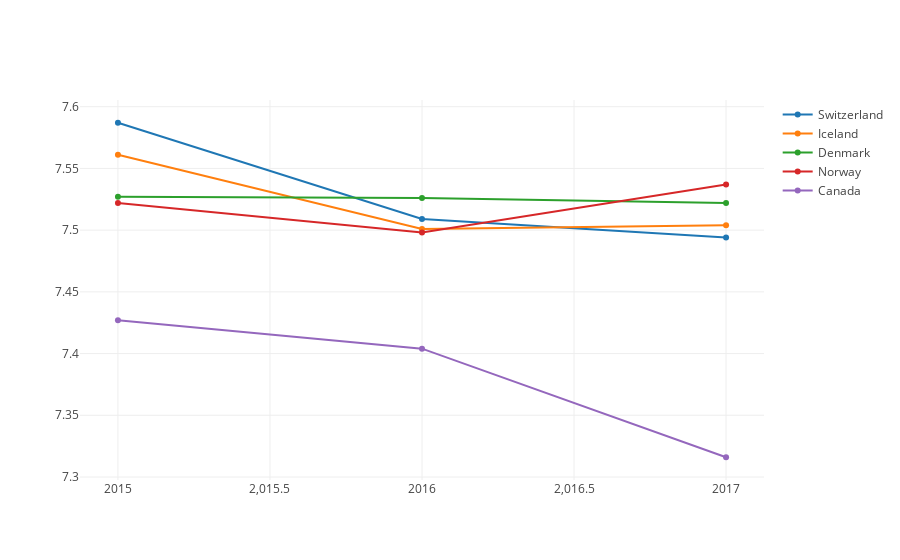
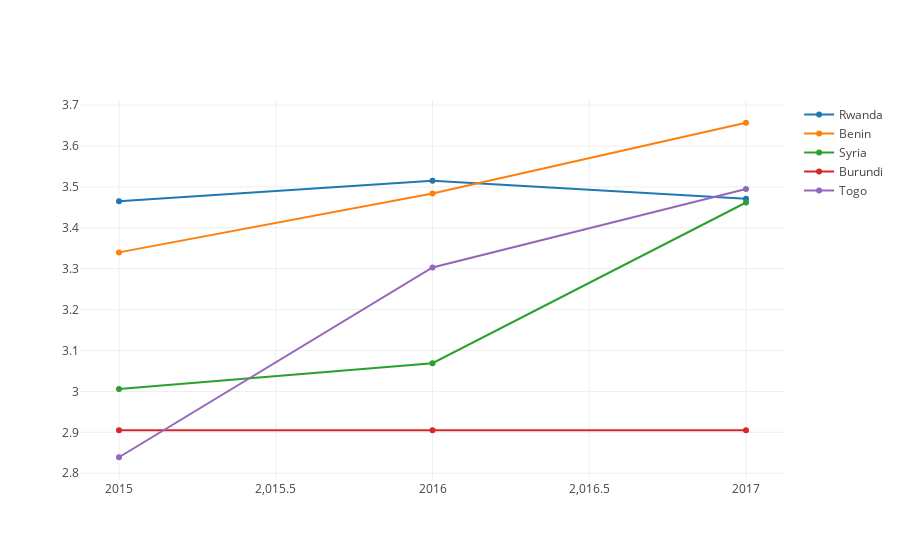

Source (notebook cell) for these figures, in order:
### Code cell
from collections import defaultdict

# compare first and last countries
first_countries = df_2015['Country'].iloc[0:5]
last_countries = df_2015['Country'].iloc[-5:]

first_scores = defaultdict(list)
last_scores = defaultdict(list)

# build dictionary showing change over years
for country in first_countries:
    for y, df in years_dict.items():
        country_data = df.loc[df['Country'] == country]
        first_scores[country].append(country_data['Happiness Score'].values[0])
        
for country in last_countries:
    for y, df in years_dict.items():
        country_data = df.loc[df['Country'] == country]
        last_scores[country].append(country_data['Happiness Score'].values[0])
        

# build line charts
line_charts = []
for country in first_countries:
    data = dict(
        type='scatter',
        name=country,
        x=years,
        y=first_scores[country]
    )
    line_charts.append(data)
    
layout = dict(
    title = 'Change over years First 5 countries',
    xaxis = dict(title = 'Year'),
    yaxis = dict(title = 'Happiness Score'),
)
iplot( line_charts, layout, filename='Change over years' )

line_charts = []
for country in last_countries:
    data = dict(
        type='scatter',
        name=country,
        x=years,
        y=last_scores[country]
    )
    line_charts.append(data)
    
layout = dict(
    title = 'Change over years Last 5 countries',
    xaxis = dict(title = 'Year'),
    yaxis = dict(title = 'Happiness Score'),
)
iplot( line_charts, layout, filename='Change over years' )

### Figure 1 — Plotly figure (JSON) as saved in the notebook; plotly's stock layout.template omitted (floating-point values rounded to 4 significant figures)
{"data": [{"name": "Switzerland", "type": "scatter", "uid": "b834602a-39b3-478c-b89d-72aaad3e29be", "x": [2015, 2016, 2017], "y": [7.587, 7.509, 7.494]}, {"name": "Iceland", "type": "scatter", "uid": "3e08be48-1e13-476b-bf54-33f5114c9ead", "x": [2015, 2016, 2017], "y": [7.561, 7.501, 7.504]}, {"name": "Denmark", "type": "scatter", "uid": "5620d935-2d7a-4b31-9f86-d019c467a707", "x": [2015, 2016, 2017], "y": [7.527, 7.526, 7.522]}, {"name": "Norway", "type": "scatter", "uid": "5caa4cd0-3ebf-4a68-86df-22220b745bee", "x": [2015, 2016, 2017], "y": [7.522, 7.498, 7.537]}, {"name": "Canada", "type": "scatter", "uid": "5969b8e5-428a-4262-8121-35c88e57942e", "x": [2015, 2016, 2017], "y": [7.427, 7.404, 7.316]}], "layout": {}}

### Figure 2 — Plotly figure (JSON) as saved in the notebook; plotly's stock layout.template omitted (floating-point values rounded to 4 significant figures)
{"data": [{"name": "Rwanda", "type": "scatter", "uid": "d1988c5f-7cd6-482a-a0b5-c8bd80a7f105", "x": [2015, 2016, 2017], "y": [3.465, 3.515, 3.471]}, {"name": "Benin", "type": "scatter", "uid": "b4e7fd86-9f31-4ed5-9d0c-ee886397b3cf", "x": [2015, 2016, 2017], "y": [3.34, 3.484, 3.657]}, {"name": "Syria", "type": "scatter", "uid": "acc38dfc-d3c4-46bc-83a4-74a1c3bd8ae2", "x": [2015, 2016, 2017], "y": [3.006, 3.069, 3.462]}, {"name": "Burundi", "type": "scatter", "uid": "79b855ce-c89c-46bb-b030-180071ecbab5", "x": [2015, 2016, 2017], "y": [2.905, 2.905, 2.905]}, {"name": "Togo", "type": "scatter", "uid": "a53dc378-90b3-487c-a763-2068c851cf57", "x": [2015, 2016, 2017], "y": [2.839, 3.303, 3.495]}], "layout": {}}
